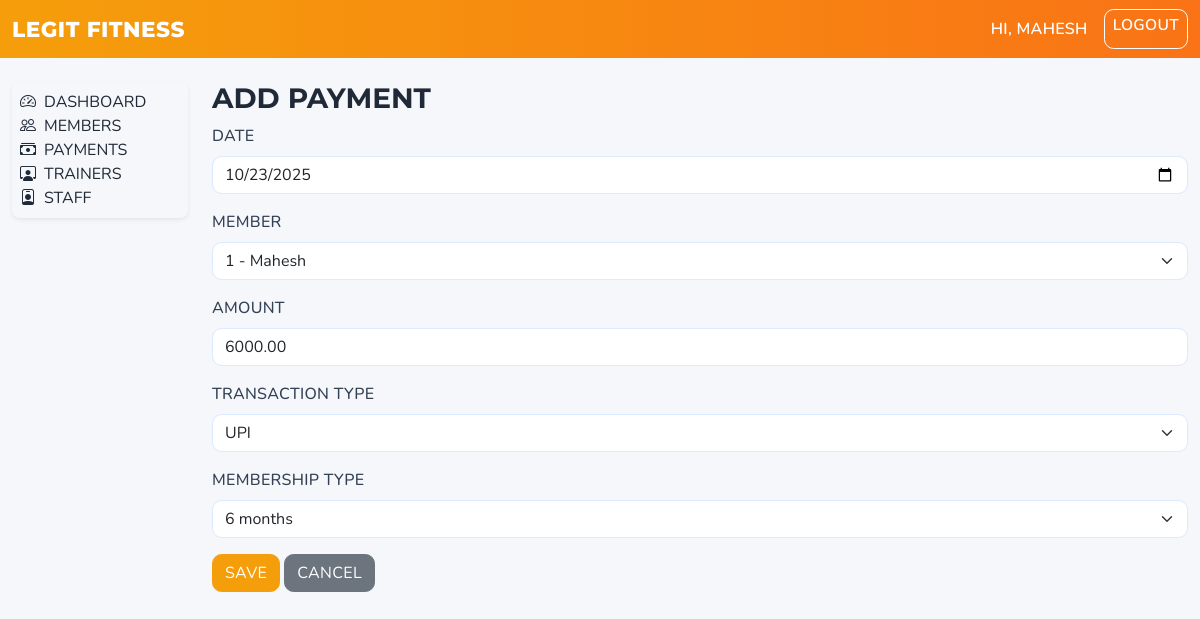
Page /fees/5/edit/ (signed in) on the earlier database version.
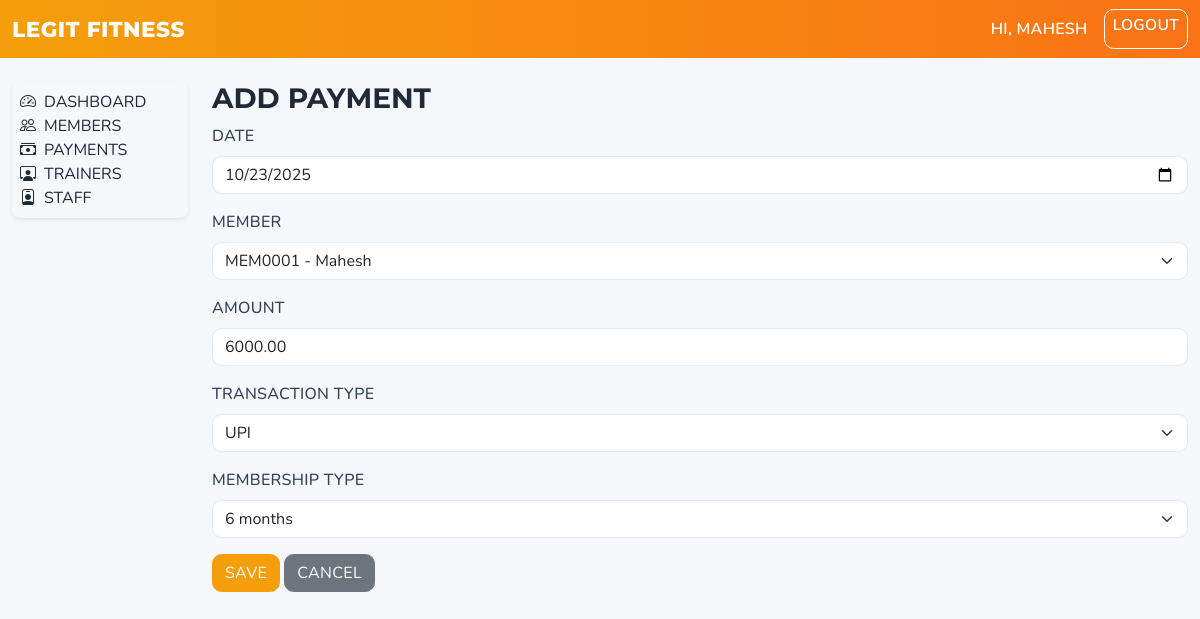
Same page on the later database version.
### customers/models.py (models this page shows, shortened)
class Member(models.Model):
    member_id = models.CharField(max_length=20, null=True, blank=True)
    name = models.CharField(max_length=150)
    contact = models.CharField(max_length=20, blank=True)
    address = models.TextField(blank=True)
    date_of_joining = models.DateField(null=True, blank=True)
    membership_due_date = models.DateField(null=True, blank=True)
    position = models.PositiveIntegerField(default=0, db_index=True)
    class Meta:
        ordering = ["position", "name"]
        constraints = [
            models.UniqueConstraint(
                fields=["member_id"],
                name="unique_member_id_when_set",
                condition=Q(member_id__isnull=False) & ~Q(member_id=""),
            )
        ]
    def __str__(self) -> str:
        return f"{self.member_id} - {self.name}" if self.member_id else self.name

### fees/views.py (the view, shortened to what this page needs)
# urls.py: path("<int:pk>/edit/", PaymentUpdateView.as_view(), name="edit"),
class PaymentUpdateView(LoginRequiredMixin, UpdateView):
    model = Payment
    form_class = PaymentForm
    template_name = "fees/form.html"

### fees/forms.py
class PaymentForm(forms.ModelForm):
    class Meta:
        model = Payment
        fields = [
            "paid_on",
            "member",
            "amount",
            "transaction_type",
            "membership_type",
        ]
        widgets = {
            "paid_on": forms.DateInput(attrs={"class": "form-control", "type": "date"}),
            "member": forms.Select(attrs={"class": "form-select"}),
            "amount": forms.NumberInput(attrs={"class": "form-control", "step": "0.01", "min": "0"}),
            "transaction_type": forms.Select(attrs={"class": "form-select"}),
            "membership_type": forms.Select(attrs={"class": "form-select"}),
        }

### templates/fees/form.html (shortened to what this page needs)
{% extends 'base.html' %}
{% block body_class %}theme-fees{% endblock %}
{% block content %}
  <h3 class="text-uppercase">Add Payment</h3>
  <form method="post" novalidate class="text-uppercase">
    <div class="mb-3">
      <label for="id_paid_on" class="form-label">Date</label>
      {{ form.paid_on }}
    </div>
    <div class="mb-3">
      <label for="id_member" class="form-label">Member</label>
      {{ form.member }}
    </div>
    <div class="mb-3">
      <label for="id_amount" class="form-label">Amount</label>
      {{ form.amount }}
    </div>
    <div class="mb-3">
      <label for="id_transaction_type" class="form-label">Transaction Type</label>
      {{ form.transaction_type }}
    </div>
    <div class="mb-3">
      <label for="id_membership_type" class="form-label">Membership Type</label>
      {{ form.membership_type }}
    </div>
    <button type="submit" class="btn btn-primary">Save</button>
    <a href="{% url 'fees:list' %}" class="btn btn-secondary">Cancel</a>
  </form>
{% endblock %}

Differences in the rows shown:
no longer on this page (row edited): Member: member "1 - Mahesh"
now on this page (row edited): Member: member "MEM0001 - Mahesh"
